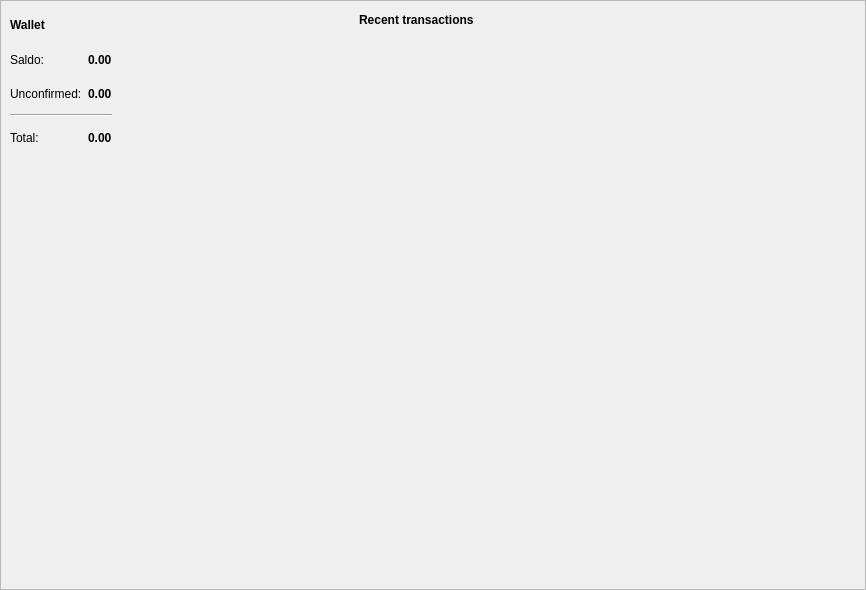
<?xml version="1.0" encoding="UTF-8"?>
<ui version="4.0">
 <class>OverviewFrame</class>
 <widget class="QFrame" name="OverviewFrame">
  <property name="geometry">
   <rect>
    <x>0</x>
    <y>0</y>
    <width>866</width>
    <height>590</height>
   </rect>
  </property>
  <property name="windowTitle">
   <string>Frame</string>
  </property>
  <property name="frameShape">
   <enum>QFrame::StyledPanel</enum>
  </property>
  <property name="frameShadow">
   <enum>QFrame::Raised</enum>
  </property>
  <layout class="QGridLayout" name="gridLayout" columnstretch="40,60">
   <property name="sizeConstraint">
    <enum>QLayout::SetDefaultConstraint</enum>
   </property>
   <property name="leftMargin">
    <number>0</number>
   </property>
   <property name="topMargin">
    <number>0</number>
   </property>
   <property name="rightMargin">
    <number>0</number>
   </property>
   <property name="bottomMargin">
    <number>0</number>
   </property>
   <property name="horizontalSpacing">
    <number>5</number>
   </property>
   <property name="verticalSpacing">
    <number>0</number>
   </property>
   <item row="0" column="0">
    <widget class="QFrame" name="m_overviewWalletFrame">
     <property name="minimumSize">
      <size>
       <width>0</width>
       <height>160</height>
      </size>
     </property>
     <property name="maximumSize">
      <size>
       <width>16777215</width>
       <height>160</height>
      </size>
     </property>
     <property name="frameShape">
      <enum>QFrame::NoFrame</enum>
     </property>
     <property name="frameShadow">
      <enum>QFrame::Raised</enum>
     </property>
     <layout class="QGridLayout" name="gridLayout_2">
      <item row="4" column="1">
       <widget class="QLabel" name="m_totalBalanceLabel">
        <property name="font">
         <font>
          <weight>75</weight>
          <bold>true</bold>
         </font>
        </property>
        <property name="text">
         <string notr="true">0.00</string>
        </property>
       </widget>
      </item>
      <item row="1" column="1">
       <widget class="QLabel" name="m_actualBalanceLabel">
        <property name="font">
         <font>
          <weight>75</weight>
          <bold>true</bold>
         </font>
        </property>
        <property name="text">
         <string notr="true">0.00</string>
        </property>
       </widget>
      </item>
      <item row="4" column="0">
       <widget class="QLabel" name="label_6">
        <property name="text">
         <string>Total:</string>
        </property>
       </widget>
      </item>
      <item row="1" column="2">
       <widget class="QLabel" name="m_tickerLabel1">
        <property name="text">
         <string notr="true"/>
        </property>
       </widget>
      </item>
      <item row="0" column="0">
       <widget class="QLabel" name="label">
        <property name="font">
         <font>
          <weight>75</weight>
          <bold>true</bold>
         </font>
        </property>
        <property name="text">
         <string>Wallet</string>
        </property>
       </widget>
      </item>
      <item row="2" column="0">
       <widget class="QLabel" name="label_4">
        <property name="text">
         <string>Unconfirmed:</string>
        </property>
       </widget>
      </item>
      <item row="1" column="0">
       <widget class="QLabel" name="label_2">
        <property name="text">
         <string>Saldo:</string>
        </property>
       </widget>
      </item>
      <item row="3" column="0" colspan="2">
       <widget class="Line" name="line">
        <property name="orientation">
         <enum>Qt::Horizontal</enum>
        </property>
       </widget>
      </item>
      <item row="2" column="1">
       <widget class="QLabel" name="m_pendingBalanceLabel">
        <property name="font">
         <font>
          <weight>75</weight>
          <bold>true</bold>
         </font>
        </property>
        <property name="text">
         <string notr="true">0.00</string>
        </property>
       </widget>
      </item>
      <item row="4" column="2">
       <widget class="QLabel" name="m_tickerLabel3">
        <property name="text">
         <string notr="true"/>
        </property>
       </widget>
      </item>
      <item row="2" column="2">
       <widget class="QLabel" name="m_tickerLabel2">
        <property name="text">
         <string notr="true"/>
        </property>
       </widget>
      </item>
      <item row="2" column="3">
       <spacer name="horizontalSpacer_2">
        <property name="orientation">
         <enum>Qt::Horizontal</enum>
        </property>
        <property name="sizeHint" stdset="0">
         <size>
          <width>40</width>
          <height>20</height>
         </size>
        </property>
       </spacer>
      </item>
     </layout>
    </widget>
   </item>
   <item row="1" column="0" rowspan="2">
    <spacer name="verticalSpacer">
     <property name="orientation">
      <enum>Qt::Vertical</enum>
     </property>
     <property name="sizeType">
      <enum>QSizePolicy::Expanding</enum>
     </property>
     <property name="sizeHint" stdset="0">
      <size>
       <width>20</width>
       <height>425</height>
      </size>
     </property>
    </spacer>
   </item>
   <item row="0" column="1" rowspan="3">
    <widget class="QFrame" name="frame_2">
     <property name="minimumSize">
      <size>
       <width>0</width>
       <height>0</height>
      </size>
     </property>
     <property name="maximumSize">
      <size>
       <width>16777215</width>
       <height>16777215</height>
      </size>
     </property>
     <property name="frameShape">
      <enum>QFrame::NoFrame</enum>
     </property>
     <property name="frameShadow">
      <enum>QFrame::Raised</enum>
     </property>
     <layout class="QVBoxLayout" name="verticalLayout">
      <item>
       <layout class="QHBoxLayout" name="horizontalLayout">
        <item>
         <widget class="QLabel" name="label_8">
          <property name="font">
           <font>
            <weight>75</weight>
            <bold>true</bold>
           </font>
          </property>
          <property name="text">
           <string>Recent transactions</string>
          </property>
         </widget>
        </item>
        <item>
         <spacer name="horizontalSpacer">
          <property name="orientation">
           <enum>Qt::Horizontal</enum>
          </property>
          <property name="sizeHint" stdset="0">
           <size>
            <width>40</width>
            <height>20</height>
           </size>
          </property>
         </spacer>
        </item>
       </layout>
      </item>
      <item>
       <widget class="QTreeView" name="m_recentTransactionsView">
        <property name="focusPolicy">
         <enum>Qt::NoFocus</enum>
        </property>
        <property name="styleSheet">
         <string notr="true">background-color: transparent;</string>
        </property>
        <property name="frameShape">
         <enum>QFrame::NoFrame</enum>
        </property>
        <property name="editTriggers">
         <set>QAbstractItemView::NoEditTriggers</set>
        </property>
        <property name="selectionMode">
         <enum>QAbstractItemView::NoSelection</enum>
        </property>
        <property name="rootIsDecorated">
         <bool>false</bool>
        </property>
        <property name="uniformRowHeights">
         <bool>true</bool>
        </property>
        <property name="itemsExpandable">
         <bool>false</bool>
        </property>
        <property name="headerHidden">
         <bool>true</bool>
        </property>
        <property name="expandsOnDoubleClick">
         <bool>false</bool>
        </property>
       </widget>
      </item>
     </layout>
    </widget>
   </item>
  </layout>
 </widget>
 <resources/>
 <connections/>
</ui>
